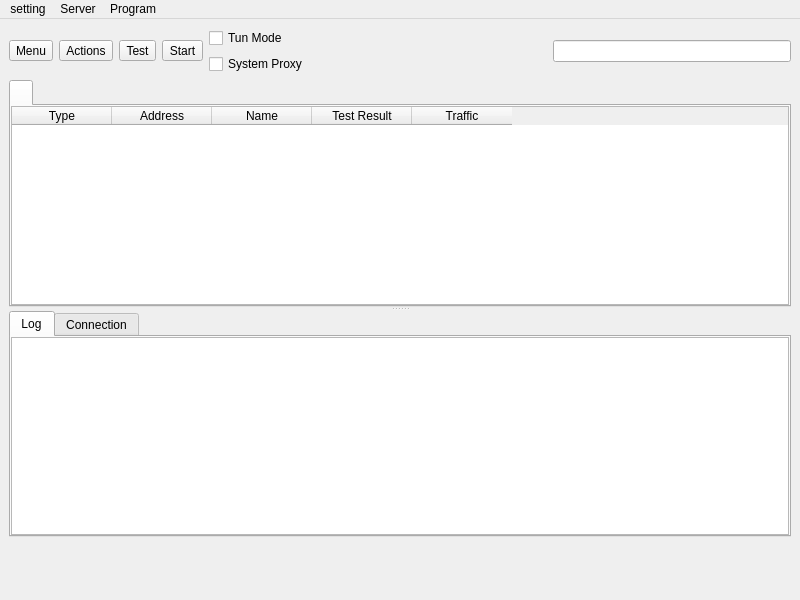
<?xml version="1.0" encoding="UTF-8"?>
<ui version="4.0">
 <class>MainWindow</class>
 <widget class="QMainWindow" name="MainWindow">
  <property name="geometry">
   <rect>
    <x>0</x>
    <y>0</y>
    <width>800</width>
    <height>600</height>
   </rect>
  </property>
  <property name="minimumSize">
   <size>
    <width>800</width>
    <height>600</height>
   </size>
  </property>
  <property name="windowTitle">
   <string notr="true">nya</string>
  </property>
  <widget class="QWidget" name="centralwidget">
   <layout class="QVBoxLayout" name="verticalLayout_3" stretch="0,0,0">
    <item>
     <layout class="QHBoxLayout" name="horizontalLayout_2">
      <item>
       <widget class="QToolButton" name="toolButton_menu">
        <property name="text">
         <string>Menu</string>
        </property>
        <property name="icon">
         <iconset resource="../res/neko.qrc">
           <normaloff>:/neko/icon/menu-9-svgrepo-com.svg</normaloff>:/neko/icon/menu-9-svgrepo-com.svg</iconset>
        </property>
        <property name="iconSize">
         <size>
          <width>24</width>
          <height>24</height>
         </size>
        </property>
        <property name="popupMode">
         <enum>QToolButton::InstantPopup</enum>
        </property>
        <property name="toolButtonStyle">
         <enum>Qt::ToolButtonTextBesideIcon</enum>
        </property>
       </widget>
      </item>
      <item>
       <widget class="QToolButton" name="toolButton_actions">
        <property name="text">
         <string>Actions</string>
        </property>
        <property name="icon">
         <iconset resource="../res/neko.qrc">
           <normaloff>:/neko/icon/check.svg</normaloff>:/neko/icon/check.svg</iconset>
        </property>
        <property name="iconSize">
         <size>
          <width>24</width>
          <height>24</height>
         </size>
        </property>
        <property name="popupMode">
         <enum>QToolButton::InstantPopup</enum>
        </property>
        <property name="toolButtonStyle">
         <enum>Qt::ToolButtonTextBesideIcon</enum>
        </property>
       </widget>
      </item>
      <item>
       <widget class="QToolButton" name="toolButton_url_test">
        <property name="text">
         <string>Test</string>
        </property>
        <property name="icon">
         <iconset resource="../res/neko.qrc">
           <normaloff>:/neko/icon/test-svgrepo-com.svg</normaloff>:/neko/icon/test-svgrepo-com.svg</iconset>
        </property>
        <property name="iconSize">
         <size>
          <width>24</width>
          <height>24</height>
         </size>
        </property>
        <property name="toolButtonStyle">
         <enum>Qt::ToolButtonTextBesideIcon</enum>
        </property>
       </widget>
      </item>
      <item>
       <widget class="QToolButton" name="toolButton_play">
        <property name="text">
         <string>Start</string>
        </property>
        <property name="icon">
         <iconset resource="../res/neko.qrc">
           <normaloff>:/neko/icon/play.svg</normaloff>:/neko/icon/play.svg</iconset>
        </property>
        <property name="iconSize">
         <size>
          <width>24</width>
          <height>24</height>
         </size>
        </property>
        <property name="toolButtonStyle">
         <enum>Qt::ToolButtonTextBesideIcon</enum>
        </property>
       </widget>
      </item>
      <item>
       <layout class="QVBoxLayout" name="verticalLayout_4">
        <item>
         <widget class="QCheckBox" name="checkBox_VPN">
          <property name="sizePolicy">
           <sizepolicy hsizetype="Minimum" vsizetype="Minimum">
            <horstretch>0</horstretch>
            <verstretch>0</verstretch>
           </sizepolicy>
          </property>
          <property name="text">
           <string>Tun Mode</string>
          </property>
         </widget>
        </item>
        <item>
         <widget class="QCheckBox" name="checkBox_SystemProxy">
          <property name="text">
           <string>System Proxy</string>
          </property>
         </widget>
        </item>
       </layout>
      </item>
      <item>
       <spacer name="horizontalSpacer">
        <property name="orientation">
         <enum>Qt::Horizontal</enum>
        </property>
        <property name="sizeHint" stdset="0">
         <size>
          <width>40</width>
          <height>20</height>
         </size>
        </property>
       </spacer>
      </item>
      <item>
       <widget class="QLineEdit" name="search">
        <property name="clearButtonEnabled">
         <bool>true</bool>
        </property>
       </widget>
      </item>
     </layout>
    </item>
    <item>
     <widget class="QSplitter" name="splitter">
      <property name="orientation">
       <enum>Qt::Vertical</enum>
      </property>
       <widget class="QTabWidget" name="tabWidget">
       <property name="currentIndex">
        <number>0</number>
       </property>
       <property name="movable">
        <bool>true</bool>
       </property>
       <widget class="QWidget" name="widget1">
        <attribute name="title">
         <string/>
        </attribute>
        <layout class="QGridLayout" name="gridLayout_2">
         <property name="leftMargin">
          <number>0</number>
         </property>
         <property name="topMargin">
          <number>0</number>
         </property>
         <property name="rightMargin">
          <number>0</number>
         </property>
         <property name="bottomMargin">
          <number>0</number>
         </property>
         <property name="spacing">
          <number>0</number>
         </property>
         <item row="0" column="0">
          <widget class="MyTableWidget" name="proxyListTable">
           <property name="contextMenuPolicy">
            <enum>Qt::CustomContextMenu</enum>
           </property>
           <property name="editTriggers">
            <set>QAbstractItemView::NoEditTriggers</set>
           </property>
           <property name="alternatingRowColors">
            <bool>true</bool>
           </property>
           <property name="selectionBehavior">
            <enum>QAbstractItemView::SelectRows</enum>
           </property>
           <property name="horizontalScrollMode">
            <enum>QAbstractItemView::ScrollPerPixel</enum>
           </property>
           <property name="wordWrap">
            <bool>false</bool>
           </property>
           <attribute name="horizontalHeaderMinimumSectionSize">
            <number>16</number>
           </attribute>
           <attribute name="horizontalHeaderHighlightSections">
            <bool>false</bool>
           </attribute>
           <attribute name="horizontalHeaderShowSortIndicator" stdset="0">
            <bool>false</bool>
           </attribute>
           <attribute name="verticalHeaderDefaultSectionSize">
            <number>30</number>
           </attribute>
           <column>
            <property name="text">
             <string>Type</string>
            </property>
           </column>
           <column>
            <property name="text">
             <string>Address</string>
            </property>
           </column>
           <column>
            <property name="text">
             <string>Name</string>
            </property>
           </column>
           <column>
            <property name="text">
             <string>Test Result</string>
            </property>
           </column>
           <column>
            <property name="text">
             <string>Traffic</string>
            </property>
           </column>
          </widget>
         </item>
        </layout>
       </widget>
      </widget>
      <widget class="QWidget" name="aaaaaaaaaaaaaaaaaa">
       <layout class="QVBoxLayout" name="aaaaaaaaaaaa" stretch="0">
        <item>
         <widget class="QTabWidget" name="down_tab">
          <property name="currentIndex">
           <number>0</number>
          </property>
          <widget class="QWidget" name="tab">
           <attribute name="title">
            <string>Log</string>
           </attribute>
           <layout class="QVBoxLayout" name="verticalLayout">
            <property name="spacing">
             <number>0</number>
            </property>
            <property name="leftMargin">
             <number>0</number>
            </property>
            <property name="topMargin">
             <number>0</number>
            </property>
            <property name="rightMargin">
             <number>0</number>
            </property>
            <property name="bottomMargin">
             <number>0</number>
            </property>
            <item>
             <widget class="QTextBrowser" name="masterLogBrowser">
              <property name="contextMenuPolicy">
               <enum>Qt::CustomContextMenu</enum>
              </property>
              <property name="openLinks">
               <bool>false</bool>
              </property>
             </widget>
            </item>
           </layout>
          </widget>
          <widget class="QWidget" name="tab_2">
           <attribute name="title">
            <string>Connection</string>
           </attribute>
           <layout class="QVBoxLayout" name="verticalLayout_2">
            <property name="spacing">
             <number>0</number>
            </property>
            <property name="leftMargin">
             <number>0</number>
            </property>
            <property name="topMargin">
             <number>0</number>
            </property>
            <property name="rightMargin">
             <number>0</number>
            </property>
            <property name="bottomMargin">
             <number>0</number>
            </property>
            <item>
             <widget class="QTableWidget" name="tableWidget_conn">
              <property name="contextMenuPolicy">
               <enum>Qt::CustomContextMenu</enum>
              </property>
              <property name="editTriggers">
               <set>QAbstractItemView::NoEditTriggers</set>
              </property>
              <property name="selectionBehavior">
               <enum>QAbstractItemView::SelectRows</enum>
              </property>
              <property name="verticalScrollMode">
               <enum>QAbstractItemView::ScrollPerPixel</enum>
              </property>
              <property name="horizontalScrollMode">
               <enum>QAbstractItemView::ScrollPerPixel</enum>
              </property>
              <attribute name="horizontalHeaderHighlightSections">
               <bool>false</bool>
              </attribute>
              <column>
               <property name="text">
                <string>Status</string>
               </property>
              </column>
              <column>
               <property name="text">
                <string>Outbound</string>
               </property>
              </column>
              <column>
               <property name="text">
                <string>Destination</string>
               </property>
              </column>
             </widget>
            </item>
           </layout>
          </widget>
         </widget>
        </item>
       </layout>
      </widget>
     </widget>
    </item>
    <item>
     <widget class="QFrame" name="footerFrame">
      <property name="frameShape">
       <enum>QFrame::NoFrame</enum>
      </property>
      <property name="frameShadow">
       <enum>QFrame::Plain</enum>
      </property>
      <layout class="QHBoxLayout" name="horizontalLayout">
       <item>
        <widget class="QLabel" name="label_running">
         <property name="text">
          <string/>
         </property>
        </widget>
       </item>
       <item>
        <spacer name="horizontalSpacer_2">
         <property name="orientation">
          <enum>Qt::Horizontal</enum>
         </property>
         <property name="sizeType">
          <enum>QSizePolicy::Maximum</enum>
         </property>
         <property name="sizeHint" stdset="0">
          <size>
           <width>0</width>
           <height>20</height>
          </size>
         </property>
        </spacer>
       </item>
       <item>
        <widget class="QLabel" name="label_inbound">
         <property name="text">
          <string/>
         </property>
        </widget>
       </item>
       <item>
        <widget class="QLabel" name="label_speed">
         <property name="text">
          <string/>
         </property>
        </widget>
       </item>
       <item>
        <widget class="QLabel" name="labelConfigFlag">
         <property name="text">
          <string/>
         </property>
         <property name="alignment">
          <set>Qt::AlignCenter</set>
         </property>
        </widget>
       </item>
       <item>
        <widget class="QLabel" name="labelConfigIP">
         <property name="text">
          <string/>
         </property>
         <property name="minimumSize">
          <size>
           <width>250</width>
           <height>30</height>
          </size>
         </property>
        </widget>
       </item>
      </layout>
     </widget>
    </item>
   </layout>
  </widget>
  <widget class="QMenuBar" name="menubar">
   <property name="geometry">
    <rect>
     <x>0</x>
     <y>0</y>
     <width>800</width>
     <height>32</height>
    </rect>
   </property>
   <widget class="QMenu" name="menu_program">
    <property name="title">
     <string>Program</string>
    </property>
    <widget class="QMenu" name="menu_spmode">
     <property name="title">
      <string>System Proxy</string>
     </property>
     <addaction name="menu_spmode_system_proxy"/>
     <addaction name="menu_spmode_vpn"/>
     <addaction name="menu_spmode_disabled"/>
    </widget>
    <widget class="QMenu" name="menu_program_preference">
     <property name="title">
      <string>Preferences</string>
     </property>
     <addaction name="actionfake"/>
    </widget>
    <widget class="QMenu" name="menuActive_Server">
     <property name="title">
      <string>Active Server</string>
     </property>
     <addaction name="actionfake_2"/>
    </widget>
    <widget class="QMenu" name="menuActive_Routing">
     <property name="title">
      <string>Active Routing</string>
     </property>
     <addaction name="actionfake_3"/>
    </widget>
    <addaction name="actionShow_window"/>
    <addaction name="menu_add_from_clipboard2"/>
    <addaction name="menu_scan_qr"/>
    <addaction name="separator"/>
    <addaction name="actionStart_with_system"/>
    <addaction name="actionRemember_last_proxy"/>
    <addaction name="actionAllow_LAN"/>
    <addaction name="menuActive_Server"/>
    <addaction name="menuActive_Routing"/>
    <addaction name="menu_spmode"/>
    <addaction name="menu_program_preference"/>
    <addaction name="separator"/>
    <addaction name="menu_document"/>
    <addaction name="menu_update"/>
    <addaction name="separator"/>
    <addaction name="actionRestart_Proxy"/>
    <addaction name="actionRestart_Program"/>
    <addaction name="menu_exit"/>
   </widget>
   <widget class="QMenu" name="menu_preferences">
    <property name="title">
     <string>setting</string>
    </property>
    <addaction name="menu_manage_groups"/>
    <addaction name="menu_basic_settings"/>
    <addaction name="menu_routing_settings"/>
    <addaction name="menu_vpn_settings"/>
    <addaction name="menu_hotkey_settings"/>
    <addaction name="menu_open_config_folder"/>
   </widget>
   <widget class="QMenu" name="menu_server">
    <property name="title">
     <string>Server</string>
    </property>
    <widget class="QMenu" name="menu_share_item">
     <property name="title">
      <string>Share</string>
     </property>
     <addaction name="menu_qr"/>
     <addaction name="menu_export_config"/>
     <addaction name="separator"/>
     <addaction name="menu_copy_links"/>
     <addaction name="menu_copy_links_nkr"/>
    </widget>
    <widget class="QMenu" name="menuCurrent_Group">
     <property name="title">
      <string>Current Group</string>
     </property>
     <addaction name="actionfake_5"/>
     <addaction name="menu_tcp_ping"/>
     <addaction name="menu_url_test"/>
     <addaction name="menu_full_test"/>
     <addaction name="menu_stop_testing"/>
     <addaction name="menu_clear_test_result"/>
     <addaction name="menu_resolve_domain"/>
     <addaction name="separator"/>
     <addaction name="menu_remove_unavailable"/>
     <addaction name="menu_delete_repeat"/>
     <addaction name="separator"/>
     <addaction name="menu_update_subscription"/>
    </widget>
    <widget class="QMenu" name="menuCurrent_Select">
     <property name="title">
      <string>Current Select</string>
     </property>
     <addaction name="actionfake_4"/>
    </widget>
    <addaction name="menu_add_from_input"/>
    <addaction name="menu_add_from_clipboard"/>
    <addaction name="separator"/>
    <addaction name="menu_start"/>
    <addaction name="menu_stop"/>
    <addaction name="separator"/>
    <addaction name="menu_select_all"/>
    <addaction name="menu_move"/>
    <addaction name="menu_clone"/>
    <addaction name="menu_reset_traffic"/>
    <addaction name="menu_delete"/>
    <addaction name="separator"/>
    <addaction name="menu_share_item"/>
    <addaction name="separator"/>
    <addaction name="menuCurrent_Select"/>
    <addaction name="menuCurrent_Group"/>
    <addaction name="separator"/>
    <addaction name="menu_profile_debug_info"/>
    <addaction name="separator"/>
   </widget>
   <addaction name="menu_preferences"/>
   <addaction name="menu_server"/>
   <addaction name="menu_program"/>
  </widget>
  <action name="menu_exit">
   <property name="text">
    <string>Exit</string>
   </property>
  </action>
  <action name="actionShow_window">
   <property name="text">
    <string>Show Window</string>
   </property>
  </action>
  <action name="menu_basic_settings">
   <property name="text">
    <string>Basic Settings</string>
   </property>
  </action>
  <action name="menu_add_from_input">
   <property name="text">
    <string>New profile</string>
   </property>
  </action>
  <action name="menu_manage_groups">
   <property name="text">
    <string>Groups</string>
   </property>
  </action>
  <action name="menu_start">
   <property name="text">
    <string>Start</string>
   </property>
   <property name="shortcut">
    <string notr="true">Return</string>
   </property>
  </action>
  <action name="menu_stop">
   <property name="text">
    <string>Stop</string>
   </property>
   <property name="shortcut">
    <string notr="true">Ctrl+S</string>
   </property>
  </action>
  <action name="menu_routing_settings">
   <property name="text">
    <string>Routing Settings</string>
   </property>
  </action>
  <action name="menu_add_from_clipboard">
   <property name="text">
    <string>Add profile from clipboard</string>
   </property>
   <property name="shortcut">
    <string notr="true">Ctrl+V</string>
   </property>
  </action>
  <action name="menu_delete">
   <property name="text">
    <string>Delete</string>
   </property>
   <property name="shortcut">
    <string notr="true">Del</string>
   </property>
  </action>
  <action name="menu_add_from_clipboard2">
   <property name="text">
    <string>Add profile from clipboard</string>
   </property>
  </action>
  <action name="menu_profile_debug_info">
   <property name="text">
    <string>Debug Info</string>
   </property>
  </action>
  <action name="menu_qr">
   <property name="text">
    <string>QR Code and link</string>
   </property>
   <property name="shortcut">
    <string notr="true">Ctrl+Q</string>
   </property>
  </action>
  <action name="menu_copy_link">
   <property name="text">
    <string>Copy Link</string>
   </property>
  </action>
  <action name="menu_tcp_ping">
   <property name="text">
    <string notr="true">Tcp Ping</string>
   </property>
   <property name="shortcut">
    <string notr="true">Ctrl+Shift+T</string>
   </property>
  </action>
  <action name="menu_url_test">
   <property name="text">
    <string notr="true">Url Test</string>
   </property>
   <property name="shortcut">
    <string notr="true">Ctrl+Shift+U</string>
   </property>
  </action>
  <action name="menu_clear_test_result">
   <property name="text">
    <string>Clear Test Result</string>
   </property>
   <property name="shortcut">
    <string notr="true">Ctrl+Shift+C</string>
   </property>
  </action>
  <action name="menu_export_config">
   <property name="text">
    <string>Export %1 config</string>
   </property>
   <property name="shortcut">
    <string notr="true">Ctrl+E</string>
   </property>
  </action>
  <action name="menu_document">
   <property name="text">
    <string>Document</string>
   </property>
   <property name="icon">
    <iconset theme="b-dialog-question">
     <normaloff>.</normaloff>.</iconset>
   </property>
  </action>
  <action name="menu_update">
   <property name="text">
    <string>Update</string>
   </property>
   <property name="icon">
    <iconset theme="b-system-software-update">
     <normaloff>.</normaloff>.</iconset>
   </property>
  </action>
  <action name="menu_reset_traffic">
   <property name="text">
    <string>Reset Traffic</string>
   </property>
   <property name="shortcut">
    <string notr="true">Ctrl+R</string>
   </property>
  </action>
  <action name="menu_scan_qr">
   <property name="text">
    <string>Scan QR Code</string>
   </property>
  </action>
  <action name="menu_spmode_system_proxy">
   <property name="checkable">
    <bool>true</bool>
   </property>
   <property name="text">
    <string>Enable System Proxy</string>
   </property>
  </action>
  <action name="menu_spmode_disabled">
   <property name="checkable">
    <bool>true</bool>
   </property>
   <property name="text">
    <string>Disable</string>
   </property>
  </action>
  <action name="menu_delete_repeat">
   <property name="text">
    <string>Remove Duplicates</string>
   </property>
   <property name="shortcut">
    <string notr="true">Ctrl+Shift+D</string>
   </property>
  </action>
  <action name="actionfake">
   <property name="text">
    <string>fake</string>
   </property>
   <property name="visible">
    <bool>false</bool>
   </property>
  </action>
  <action name="menu_move">
   <property name="text">
    <string>Move</string>
   </property>
   <property name="shortcut">
    <string notr="true">Ctrl+M</string>
   </property>
  </action>
  <action name="actionStart_with_system">
   <property name="checkable">
    <bool>true</bool>
   </property>
   <property name="text">
    <string>Start with system</string>
   </property>
  </action>
  <action name="actionRemember_last_proxy">
   <property name="checkable">
    <bool>true</bool>
   </property>
   <property name="text">
    <string>Remember last profile</string>
   </property>
  </action>
  <action name="actionAllow_LAN">
   <property name="checkable">
    <bool>true</bool>
   </property>
   <property name="text">
    <string>Allow other devices to connect</string>
   </property>
  </action>
  <action name="menu_remove_unavailable">
   <property name="text">
    <string>Remove Unavailable</string>
   </property>
   <property name="shortcut">
    <string notr="true">Ctrl+Shift+R</string>
   </property>
  </action>
  <action name="menu_full_test">
   <property name="text">
    <string>Full Test</string>
   </property>
   <property name="shortcut">
    <string notr="true">Ctrl+Shift+F</string>
   </property>
  </action>
  <action name="menu_hotkey_settings">
   <property name="text">
    <string>Hotkey Settings</string>
   </property>
  </action>
  <action name="menu_select_all">
   <property name="text">
    <string>Select All</string>
   </property>
   <property name="shortcut">
    <string notr="true">Ctrl+A</string>
   </property>
  </action>
  <action name="menu_copy_links_nkr">
   <property name="text">
    <string>Copy links of selected (Neko Links)</string>
   </property>
   <property name="shortcut">
    <string notr="true">Ctrl+Alt+C</string>
   </property>
  </action>
  <action name="actionfake_2">
   <property name="text">
    <string>fake</string>
   </property>
   <property name="visible">
    <bool>false</bool>
   </property>
  </action>
  <action name="actionfake_3">
   <property name="text">
    <string>fake</string>
   </property>
   <property name="visible">
    <bool>false</bool>
   </property>
  </action>
  <action name="menu_copy_links">
   <property name="text">
    <string>Copy links of selected</string>
   </property>
   <property name="shortcut">
    <string notr="true">Ctrl+C</string>
   </property>
  </action>
  <action name="menu_spmode_vpn">
   <property name="checkable">
    <bool>true</bool>
   </property>
   <property name="text">
    <string>Enable Tun</string>
   </property>
  </action>
  <action name="menu_clone">
   <property name="text">
    <string>Clone</string>
   </property>
   <property name="shortcut">
    <string notr="true">Ctrl+D</string>
   </property>
  </action>
  <action name="menu_update_subscription">
   <property name="text">
    <string>Update subscription</string>
   </property>
   <property name="shortcut">
    <string notr="true">Ctrl+U</string>
   </property>
  </action>
  <action name="menu_resolve_domain">
   <property name="text">
    <string>Resolve domain</string>
   </property>
   <property name="shortcut">
    <string notr="true">Ctrl+Shift+I</string>
   </property>
  </action>
  <action name="menu_vpn_settings">
   <property name="text">
    <string>Tun Settings</string>
   </property>
  </action>
  <action name="actionRestart_Program">
   <property name="text">
    <string>Restart Program</string>
   </property>
  </action>
  <action name="menu_open_config_folder">
   <property name="text">
    <string>Open Config Folder</string>
   </property>
  </action>
  <action name="actionfake_4">
   <property name="text">
    <string notr="true">fake</string>
   </property>
   <property name="visible">
    <bool>false</bool>
   </property>
  </action>
  <action name="actionfake_5">
   <property name="text">
    <string notr="true">fake</string>
   </property>
   <property name="visible">
    <bool>false</bool>
   </property>
  </action>
  <action name="actionRestart_Proxy">
   <property name="text">
    <string>Restart Proxy</string>
   </property>
  </action>
  <action name="menu_stop_testing">
   <property name="text">
    <string>Stop Testing</string>
   </property>
  </action>
 </widget>
 <customwidgets>
  <customwidget>
   <class>MyTableWidget</class>
   <extends>QTableWidget</extends>
   <header>ui/widget/MyTableWidget.h</header>
  </customwidget>
 </customwidgets>
 <resources/>
 <connections/>
</ui>
